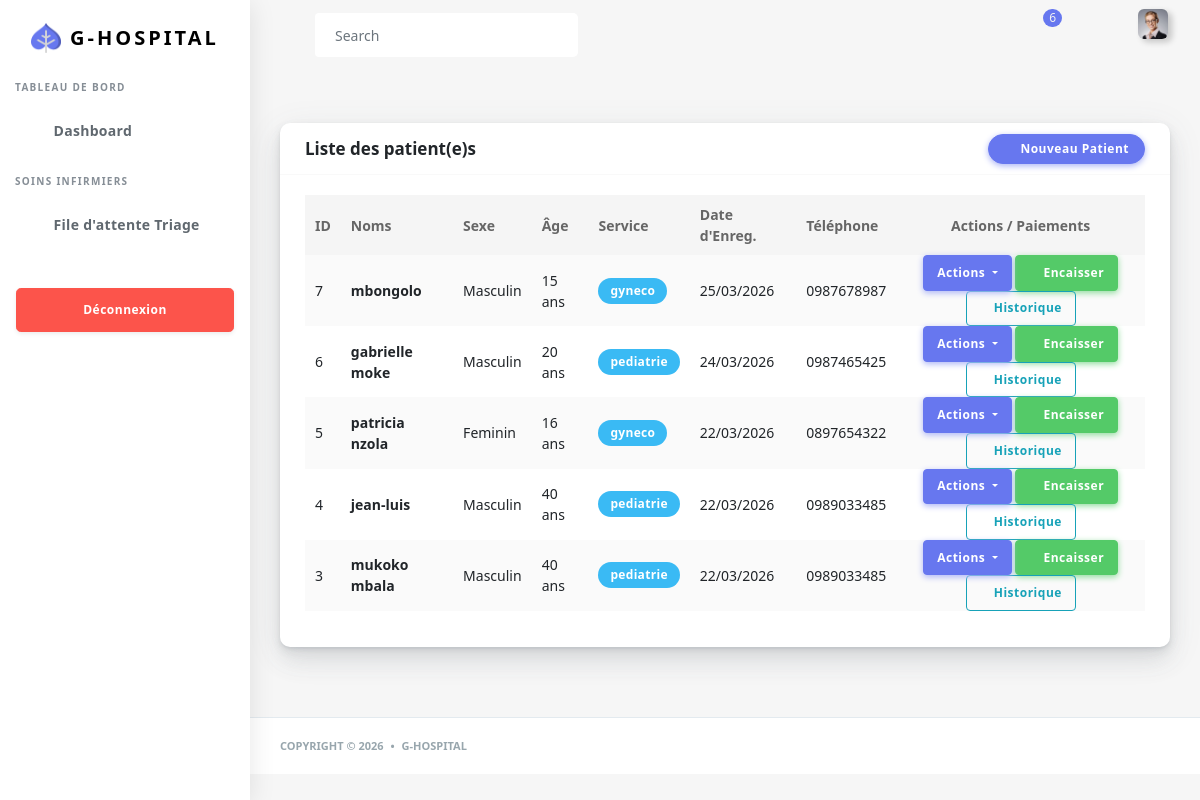
/patientRead/ (signed in), run on the app's committed database.
### app/models.py (models this page shows, shortened)
class Patient(models.Model):
    noms = models.CharField(max_length=80)
    TYPE_SEXE = [('Masculin', 'masculin'), ('Feminin','feminin')]
    sexe = models.CharField(max_length=15, choices=TYPE_SEXE)
    age = models.IntegerField()
    adresse = models.CharField(max_length=100)
    poids = models.IntegerField()
    dateEn = models.DateTimeField(auto_now_add=True)
    phone_responsable = models.CharField(max_length=20, null=True, blank=True)
    userPatient = models.ForeignKey(User, on_delete=models.CASCADE, null=True)
    TYPECOMMUNE = [
        ('limete','Limete'), ('masina','Masina'), ('matete', 'Matete'),
        ('lemba', 'Lemba'), ("n'djili", "N'djili"), ('ngaliema', 'Ngaliema'), ('gombe','Gombe')
    ]
    commune = models.CharField(max_length=50, null=True, choices=TYPECOMMUNE)
    service_patient = models.ForeignKey('Service', on_delete=models.SET_NULL, null=True)
    class Meta:
        ordering = ['-id']

class Service(models.Model):
    nom = models.CharField(max_length=50)
    def __str__(self):
        return self.nom

### app/views.py (the view)
# urls.py: path('patientRead/', views.patientRead , name ="patientRead") ,
@login_required()
def patientRead(request):
    myUser = Fonction.objects.filter(user_fonction = request.user).first()
    fonction = myUser.fonction.type_fonction if myUser else None
    lst = Patient.objects.all().order_by('-id')
    return render(request , 'back/patientRead.html',{'fonction':fonction, 'lst':lst})

### app/templates/back/patientRead.html (shortened to what this page needs)
<!DOCTYPE html>
<html lang="en">
{% load static %}
<head>
  <link rel="stylesheet" href="{% static 'back/assets/css/app.min.css' %}">
  <link rel="stylesheet" href="{% static 'back/assets/bundles/datatables/datatables.min.css' %}">
  <link rel="stylesheet" href="{% static 'back/assets/bundles/datatables/DataTables-1.10.16/css/dataTables.bootstrap4.min.css' %}">
  <link rel="stylesheet" href="{% static 'back/assets/css/style.css' %}">
  <link rel="stylesheet" href="{% static 'back/assets/css/components.css' %}">
  <link rel="stylesheet" href="{% static 'back/assets/css/custom.css' %}">
</head>
<body>
  <div id="app">
    <div class="main-wrapper main-wrapper-1">
      <div class="navbar-bg"></div>
      {% include "back/query/nav.html" %}
      {% include "back/query/sidebar.html" %}
      <div class="main-content">
        <section class="section">
          <div class="section-body">
            <div class="row">
              <div class="col-12">
                <div class="card">
                  <div class="card-header d-flex justify-content-between">
                    <h4>Liste des patient(e)s</h4>
                    <a href="{% url 'patientAdd' %}" class="btn btn-icon icon-left btn-primary">
                      <i class="fas fa-plus"></i> Nouveau Patient
                    </a>
                  </div>
                  <div class="card-body">
                    <div class="table-responsive">
                      <table class="table table-striped table-hover" id="tableExport" style="width:100%;">
                        <thead>
                          <tr>
                            <th>ID</th>
                            <th>Noms</th>
                            <th>Sexe</th>
                            <th>Âge</th>
                            <th>Service</th>
                            <th>Date d'Enreg.</th>
                            <th>Téléphone</th>
                            <th class="text-center">Actions / Paiements</th>
                          </tr>
                        </thead>
                        <tbody>
                          {% for patient_item in lst|dictsortreversed:"id" %}
                          <tr>
                            <td>{{ patient_item.id }}</td>
                            <td><strong>{{ patient_item.noms }}</strong></td>
                            <td>{{ patient_item.sexe }}</td>
                            <td>{{ patient_item.age }} ans</td>
                            <td><div class="badge badge-info">{{ patient_item.service_patient }}</div></td>
                            <td>{{ patient_item.dateEn|date:"d/m/Y" }}</td>
                            <td>{{ patient_item.phone_responsable }}</td>
                            <td class="text-center">
                              <div class="btn-group">
                                <button type="button" class="btn btn-primary dropdown-toggle" data-toggle="dropdown">
                                  Actions
                                </button>
                              </div>
                              <a href="{% url 'nouveau_paiement' patient_id=patient_item.id %}" class="btn btn-success">
                                <i class="fas fa-cash-register"></i> Encaisser
                              </a>
                              <a href="{% url 'liste_factures_patient' patient_id=patient_item.id %}" class="btn btn-outline-info">
                                <i class="fas fa-history"></i> Historique
                              </a>
                            </td>
                          </tr>
                          {% endfor %}
                        </tbody>
                      </table>
                    </div>
                  </div>
                </div>
              </div>
            </div>
          </div>
        </section>
      </div>
      <footer class="main-footer">
        <div class="footer-left">
          Copyright &copy; 2026 <div class="bullet"></div> G-HOSPITAL
        </div>
      </footer>
    </div>
  </div>
</body>
</html>

### data on the page
Patient: id "7", noms "mbongolo", sexe "Masculin", age "15", service_patient "gyneco", dateEn "25/03/2026", phone_responsable "0987678987"
Patient: id "6", noms "gabrielle moke", sexe "Masculin", age "20", service_patient "pediatrie", dateEn "24/03/2026", phone_responsable "0987465425"
Patient: id "5", noms "patricia nzola", sexe "Feminin", age "16", service_patient "gyneco", dateEn "22/03/2026", phone_responsable "0897654322"
Patient: id "4", noms "jean-luis", sexe "Masculin", age "40", service_patient "pediatrie", dateEn "22/03/2026", phone_responsable "0989033485"
Patient: id "3", noms "mukoko mbala", sexe "Masculin", age "40", service_patient "pediatrie", dateEn "22/03/2026", phone_responsable "0989033485"
